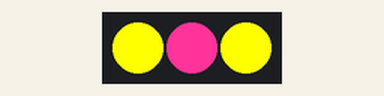
A sketch run on a simulated Arduino Uno, built with avr-gcc and run on an emulated ATmega328P. Parts: 3 RGB LEDs in strip order, left to right.

Above: at 0.5 s.
At 1.5 s:
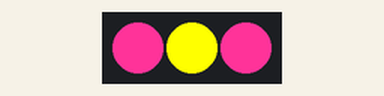
At 5.5 s:
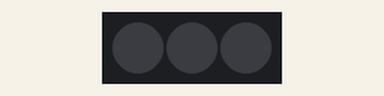
Timing chart, 0 to 6.9 s (numbered marks = the images above):
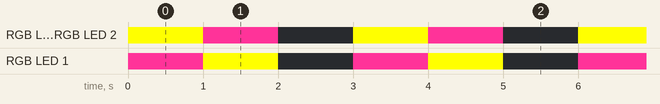

Measured:
- by itself, RGB LED 0, RGB LED 2: repeats every 3.0 s: RGB(255, 51, 153) 1.0 s, off 1.0 s, RGB(255, 255, 0) 1.0 s
- by itself, RGB LED 1: repeats every 3.0 s: RGB(255, 255, 0) 1.0 s, off 1.0 s, RGB(255, 51, 153) 1.0 s
- by itself, everything shown: repeats every 3.0 s, in 3 steps

The sketch:

MWE_Ch08_Neopixels_Three.ino
```cpp
/*
Make: Wearable Electronics
 Flora NeoPixel example with 3 pixels
 */

#include <Adafruit_NeoPixel.h>
// The digital pin used to control the pixel strip
int pinNumber = 6;
// The number of pixels in the strip
int numberOfPixels = 3;
Adafruit_NeoPixel strip = Adafruit_NeoPixel(numberOfPixels, pinNumber, NEO_GRB + NEO_KHZ400);

void setup() {
  // initialize pixel strip
  strip.begin();
  // set pixels to off to begin
  strip.show();
}
void loop() {
  // set pixel 0 to yellow
  strip.setPixelColor(0, 255, 255, 0);
  // set pixel 1 to pink
  strip.setPixelColor(1, 255, 51, 153);
  // set pixel 2 to yellow
  strip.setPixelColor(2, 255, 255, 0);
  strip.show();
  delay(1000);

  // set pixel 0 to pink
  strip.setPixelColor(0, 255, 51, 153);
  // set pixel 1 to yellow
  strip.setPixelColor(1, 255, 255, 0);
  // set pixel 2 to pink
  strip.setPixelColor(2, 255, 51, 153);
  strip.show();
  delay(1000);

  // turn pixel 0 off
  strip.setPixelColor(0, 0, 0, 0);
  // turn pixel 1 off
  strip.setPixelColor(1, 0, 0, 0);
  // turn pixel 2 off
  strip.setPixelColor(2, 0, 0, 0);
  strip.show();
  delay(1000);
}
```
